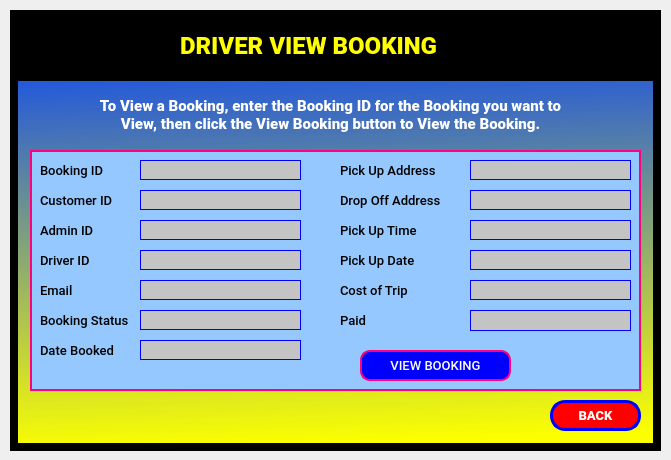
<?xml version="1.0" encoding="UTF-8"?>
<ui version="4.0">
 <class>driverViewBookingScreen_Dialog</class>
 <widget class="QDialog" name="driverViewBookingScreen_Dialog">
  <property name="geometry">
   <rect>
    <x>0</x>
    <y>0</y>
    <width>671</width>
    <height>460</height>
   </rect>
  </property>
  <property name="windowTitle">
   <string>Dialog</string>
  </property>
  <widget class="QWidget" name="driverViewBookingScreen" native="true">
   <property name="geometry">
    <rect>
     <x>10</x>
     <y>10</y>
     <width>651</width>
     <height>441</height>
    </rect>
   </property>
   <property name="styleSheet">
    <string notr="true">border: 8px solid black;
background-color:qlineargradient(spread:pad, x1:0.0511364, y1:1, x2:0, y2:0, stop:0 rgba(251, 255, 0, 255), stop:0.98 rgba(0, 61, 255, 255), stop:1 rgba(0, 0, 0, 0));
</string>
   </property>
   <widget class="QLabel" name="view_txt">
    <property name="geometry">
     <rect>
      <x>170</x>
      <y>10</y>
      <width>301</width>
      <height>51</height>
     </rect>
    </property>
    <property name="styleSheet">
     <string notr="true">font-family: Roboto;
font-style: normal;
font-weight: 900;
font-size: 24px;
border: none;
background-color: none;
color: yellow;
</string>
    </property>
    <property name="text">
     <string>DRIVER VIEW BOOKING</string>
    </property>
   </widget>
   <widget class="QPushButton" name="backBtn">
    <property name="geometry">
     <rect>
      <x>540</x>
      <y>390</y>
      <width>91</width>
      <height>31</height>
     </rect>
    </property>
    <property name="styleSheet">
     <string notr="true">background: red;
border: 3px solid blue;
box-sizing: border-box;
border-radius: 15px;
font-family: Roboto;
font-style: normal;
font-weight: 900;
font-size: 13px;
text-align: center;
color: white;</string>
    </property>
    <property name="text">
     <string>BACK</string>
    </property>
   </widget>
   <widget class="QLabel" name="label">
    <property name="geometry">
     <rect>
      <x>0</x>
      <y>0</y>
      <width>651</width>
      <height>71</height>
     </rect>
    </property>
    <property name="styleSheet">
     <string notr="true">background-color: black;
border-bottom: 2px solid black;</string>
    </property>
    <property name="text">
     <string/>
    </property>
   </widget>
   <widget class="QLabel" name="dateBookedLabel">
    <property name="geometry">
     <rect>
      <x>30</x>
      <y>330</y>
      <width>91</width>
      <height>21</height>
     </rect>
    </property>
    <property name="styleSheet">
     <string notr="true">font-family: Roboto;
font-style:normal;
font-weight:500;
font-size: 13px;
text-align: center;
color: #000000;
border: none;
background-color: none;</string>
    </property>
    <property name="text">
     <string>Date Booked</string>
    </property>
   </widget>
   <widget class="QLabel" name="dropOffAddresslLabel">
    <property name="geometry">
     <rect>
      <x>330</x>
      <y>180</y>
      <width>121</width>
      <height>21</height>
     </rect>
    </property>
    <property name="styleSheet">
     <string notr="true">font-family: Roboto;
font-style:normal;
font-weight:500;
font-size: 13px;
text-align: center;
color: #000000;
border: none;
background-color: none;</string>
    </property>
    <property name="text">
     <string>Drop Off Address</string>
    </property>
   </widget>
   <widget class="QLabel" name="pickUpDateLabel">
    <property name="geometry">
     <rect>
      <x>330</x>
      <y>240</y>
      <width>91</width>
      <height>21</height>
     </rect>
    </property>
    <property name="styleSheet">
     <string notr="true">font-family: Roboto;
font-style:normal;
font-weight:500;
font-size: 13px;
text-align: center;
color: #000000;
border: none;
background-color: none;</string>
    </property>
    <property name="text">
     <string>Pick Up Date</string>
    </property>
   </widget>
   <widget class="QLabel" name="pickUpAddressLabel">
    <property name="geometry">
     <rect>
      <x>330</x>
      <y>150</y>
      <width>111</width>
      <height>21</height>
     </rect>
    </property>
    <property name="styleSheet">
     <string notr="true">font-family: Roboto;
font-style:normal;
font-weight:500;
font-size: 13px;
text-align: center;
color: #000000;
border: none;
background-color: none;</string>
    </property>
    <property name="text">
     <string>Pick Up Address</string>
    </property>
   </widget>
   <widget class="QLabel" name="pickUpTimeLabel">
    <property name="geometry">
     <rect>
      <x>330</x>
      <y>210</y>
      <width>101</width>
      <height>21</height>
     </rect>
    </property>
    <property name="styleSheet">
     <string notr="true">font-family: Roboto;
font-style:normal;
font-weight:500;
font-size: 13px;
text-align: center;
color: #000000;
border: none;
background-color: none;</string>
    </property>
    <property name="text">
     <string>Pick Up Time</string>
    </property>
   </widget>
   <widget class="QLineEdit" name="driverIdLineEdit">
    <property name="geometry">
     <rect>
      <x>130</x>
      <y>240</y>
      <width>161</width>
      <height>20</height>
     </rect>
    </property>
    <property name="styleSheet">
     <string notr="true">background: #C4C4C4;
border: 1px solid blue;</string>
    </property>
   </widget>
   <widget class="QLineEdit" name="adminIdLineEdit">
    <property name="geometry">
     <rect>
      <x>130</x>
      <y>210</y>
      <width>161</width>
      <height>20</height>
     </rect>
    </property>
    <property name="styleSheet">
     <string notr="true">background: #C4C4C4;
border: 1px solid blue;</string>
    </property>
   </widget>
   <widget class="QLabel" name="blueBackground">
    <property name="geometry">
     <rect>
      <x>20</x>
      <y>140</y>
      <width>611</width>
      <height>241</height>
     </rect>
    </property>
    <property name="styleSheet">
     <string notr="true">border: 2px solid rgb(255, 0, 127);
background-color: rgb(149, 200, 255);</string>
    </property>
    <property name="text">
     <string/>
    </property>
   </widget>
   <widget class="QLabel" name="viewSlogan">
    <property name="geometry">
     <rect>
      <x>50</x>
      <y>80</y>
      <width>541</width>
      <height>51</height>
     </rect>
    </property>
    <property name="styleSheet">
     <string notr="true">font-family: Roboto;
font-style: normal;
font-weight: 900;
font-size: 15px;
text-align: center;
border: none;
color: white;
background-color: none;</string>
    </property>
    <property name="text">
     <string>&lt;html&gt;&lt;head/&gt;&lt;body&gt;&lt;p align=&quot;center&quot;&gt;To View a Booking, enter the Booking ID for the Booking you want to&lt;br/&gt; View, then click the View Booking button to View the Booking.&lt;/p&gt;&lt;/body&gt;&lt;/html&gt;</string>
    </property>
   </widget>
   <widget class="QLineEdit" name="bookingStatusLineEdit">
    <property name="geometry">
     <rect>
      <x>130</x>
      <y>300</y>
      <width>161</width>
      <height>20</height>
     </rect>
    </property>
    <property name="styleSheet">
     <string notr="true">background: #C4C4C4;
border: 1px solid blue;</string>
    </property>
   </widget>
   <widget class="QLineEdit" name="emailLineEdit">
    <property name="geometry">
     <rect>
      <x>130</x>
      <y>270</y>
      <width>161</width>
      <height>20</height>
     </rect>
    </property>
    <property name="styleSheet">
     <string notr="true">background: #C4C4C4;
border: 1px solid blue;</string>
    </property>
   </widget>
   <widget class="QLineEdit" name="customerIdLineEdit">
    <property name="geometry">
     <rect>
      <x>130</x>
      <y>180</y>
      <width>161</width>
      <height>20</height>
     </rect>
    </property>
    <property name="styleSheet">
     <string notr="true">background: #C4C4C4;
border: 1px solid blue;</string>
    </property>
   </widget>
   <widget class="QLabel" name="bookingIdLabel">
    <property name="geometry">
     <rect>
      <x>30</x>
      <y>150</y>
      <width>91</width>
      <height>21</height>
     </rect>
    </property>
    <property name="styleSheet">
     <string notr="true">font-family: Roboto;
font-style:normal;
font-weight:500;
font-size: 13px;
text-align: center;
color: #000000;
border: none;
background-color: none;</string>
    </property>
    <property name="text">
     <string>Booking ID</string>
    </property>
   </widget>
   <widget class="QLineEdit" name="bookingIdLineEdit">
    <property name="geometry">
     <rect>
      <x>130</x>
      <y>150</y>
      <width>161</width>
      <height>20</height>
     </rect>
    </property>
    <property name="styleSheet">
     <string notr="true">background: #C4C4C4;
border: 1px solid blue;</string>
    </property>
   </widget>
   <widget class="QLineEdit" name="pickUpAddressLineEdit">
    <property name="geometry">
     <rect>
      <x>460</x>
      <y>150</y>
      <width>161</width>
      <height>20</height>
     </rect>
    </property>
    <property name="styleSheet">
     <string notr="true">background: #C4C4C4;
border: 1px solid blue;</string>
    </property>
   </widget>
   <widget class="QLineEdit" name="dropOffAddressLineEdit">
    <property name="geometry">
     <rect>
      <x>460</x>
      <y>180</y>
      <width>161</width>
      <height>20</height>
     </rect>
    </property>
    <property name="styleSheet">
     <string notr="true">background: #C4C4C4;
border: 1px solid blue;</string>
    </property>
   </widget>
   <widget class="QLineEdit" name="dateBookedLineEdit">
    <property name="geometry">
     <rect>
      <x>130</x>
      <y>330</y>
      <width>161</width>
      <height>20</height>
     </rect>
    </property>
    <property name="styleSheet">
     <string notr="true">background: #C4C4C4;
border: 1px solid blue;</string>
    </property>
   </widget>
   <widget class="QLineEdit" name="pickUpTimeLineEdit">
    <property name="geometry">
     <rect>
      <x>460</x>
      <y>210</y>
      <width>161</width>
      <height>20</height>
     </rect>
    </property>
    <property name="styleSheet">
     <string notr="true">background: #C4C4C4;
border: 1px solid blue;</string>
    </property>
   </widget>
   <widget class="QLineEdit" name="costOfTripLineEdit">
    <property name="geometry">
     <rect>
      <x>460</x>
      <y>270</y>
      <width>161</width>
      <height>20</height>
     </rect>
    </property>
    <property name="styleSheet">
     <string notr="true">background: #C4C4C4;
border: 1px solid blue;</string>
    </property>
   </widget>
   <widget class="QLineEdit" name="pickUpDateLineEdit">
    <property name="geometry">
     <rect>
      <x>460</x>
      <y>240</y>
      <width>161</width>
      <height>20</height>
     </rect>
    </property>
    <property name="styleSheet">
     <string notr="true">background: #C4C4C4;
border: 1px solid blue;</string>
    </property>
   </widget>
   <widget class="QLineEdit" name="paidLineEdit">
    <property name="geometry">
     <rect>
      <x>460</x>
      <y>300</y>
      <width>161</width>
      <height>21</height>
     </rect>
    </property>
    <property name="styleSheet">
     <string notr="true">background: #C4C4C4;
border: 1px solid blue;</string>
    </property>
   </widget>
   <widget class="QLabel" name="customerIdLabel">
    <property name="geometry">
     <rect>
      <x>30</x>
      <y>180</y>
      <width>91</width>
      <height>21</height>
     </rect>
    </property>
    <property name="styleSheet">
     <string notr="true">font-family: Roboto;
font-style:normal;
font-weight:500;
font-size: 13px;
text-align: center;
color: #000000;
border: none;
background-color: none;</string>
    </property>
    <property name="text">
     <string>Customer ID</string>
    </property>
   </widget>
   <widget class="QLabel" name="bookingStatusLabel">
    <property name="geometry">
     <rect>
      <x>30</x>
      <y>300</y>
      <width>101</width>
      <height>21</height>
     </rect>
    </property>
    <property name="styleSheet">
     <string notr="true">font-family: Roboto;
font-style:normal;
font-weight:500;
font-size: 13px;
text-align: center;
color: #000000;
border: none;
background-color: none;</string>
    </property>
    <property name="text">
     <string>Booking Status</string>
    </property>
   </widget>
   <widget class="QLabel" name="emailLabel">
    <property name="geometry">
     <rect>
      <x>30</x>
      <y>270</y>
      <width>41</width>
      <height>21</height>
     </rect>
    </property>
    <property name="styleSheet">
     <string notr="true">font-family: Roboto;
font-style:normal;
font-weight:500;
font-size: 13px;
text-align: center;
color: #000000;
border: none;
background-color: none;</string>
    </property>
    <property name="text">
     <string>Email</string>
    </property>
   </widget>
   <widget class="QLabel" name="costOfTripLabel">
    <property name="geometry">
     <rect>
      <x>330</x>
      <y>270</y>
      <width>91</width>
      <height>21</height>
     </rect>
    </property>
    <property name="styleSheet">
     <string notr="true">font-family: Roboto;
font-style:normal;
font-weight:500;
font-size: 13px;
text-align: center;
color: #000000;
border: none;
background-color: none;</string>
    </property>
    <property name="text">
     <string>Cost of Trip</string>
    </property>
   </widget>
   <widget class="QLabel" name="driverIdLabel">
    <property name="geometry">
     <rect>
      <x>30</x>
      <y>240</y>
      <width>71</width>
      <height>21</height>
     </rect>
    </property>
    <property name="styleSheet">
     <string notr="true">font-family: Roboto;
font-style:normal;
font-weight:500;
font-size: 13px;
text-align: center;
color: #000000;
border: none;
background-color: none;</string>
    </property>
    <property name="text">
     <string>Driver ID</string>
    </property>
   </widget>
   <widget class="QLabel" name="adminIdLabel">
    <property name="geometry">
     <rect>
      <x>30</x>
      <y>210</y>
      <width>71</width>
      <height>21</height>
     </rect>
    </property>
    <property name="styleSheet">
     <string notr="true">font-family: Roboto;
font-style:normal;
font-weight:500;
font-size: 13px;
text-align: center;
color: #000000;
border: none;
background-color: none;</string>
    </property>
    <property name="text">
     <string>Admin ID</string>
    </property>
   </widget>
   <widget class="QLabel" name="paidLabel">
    <property name="geometry">
     <rect>
      <x>330</x>
      <y>300</y>
      <width>31</width>
      <height>21</height>
     </rect>
    </property>
    <property name="styleSheet">
     <string notr="true">font-family: Roboto;
font-style:normal;
font-weight:500;
font-size: 13px;
text-align: center;
color: #000000;
border: none;
background-color: none;</string>
    </property>
    <property name="text">
     <string>Paid</string>
    </property>
   </widget>
   <widget class="QPushButton" name="viewBookingBtn">
    <property name="geometry">
     <rect>
      <x>350</x>
      <y>340</y>
      <width>151</width>
      <height>31</height>
     </rect>
    </property>
    <property name="styleSheet">
     <string notr="true">background: blue;
border: 2px solid rgb(255, 0, 127);
box-sizing: border-box;
border-radius: 10px;
font-family: Roboto;
font-style: normal;
font-weight:500;
font-size: 13px;
text-align: center;
color: white;</string>
    </property>
    <property name="text">
     <string>VIEW BOOKING</string>
    </property>
   </widget>
   <widget class="QLabel" name="logo">
    <property name="geometry">
     <rect>
      <x>30</x>
      <y>10</y>
      <width>51</width>
      <height>51</height>
     </rect>
    </property>
    <property name="styleSheet">
     <string notr="true">background-color: none;
border: none;</string>
    </property>
    <property name="text">
     <string/>
    </property>
    <property name="pixmap">
     <pixmap>../Sketch imgs/official-taxi-logo.png</pixmap>
    </property>
    <property name="scaledContents">
     <bool>true</bool>
    </property>
   </widget>
   <widget class="QLabel" name="logo_2">
    <property name="geometry">
     <rect>
      <x>30</x>
      <y>390</y>
      <width>81</width>
      <height>31</height>
     </rect>
    </property>
    <property name="styleSheet">
     <string notr="true">background-color: none;
border: none;</string>
    </property>
    <property name="text">
     <string/>
    </property>
    <property name="pixmap">
     <pixmap>../Sketch imgs/eye.png</pixmap>
    </property>
    <property name="scaledContents">
     <bool>true</bool>
    </property>
   </widget>
   <zorder>blueBackground</zorder>
   <zorder>label</zorder>
   <zorder>backBtn</zorder>
   <zorder>view_txt</zorder>
   <zorder>dateBookedLabel</zorder>
   <zorder>dropOffAddresslLabel</zorder>
   <zorder>pickUpDateLabel</zorder>
   <zorder>pickUpAddressLabel</zorder>
   <zorder>pickUpTimeLabel</zorder>
   <zorder>driverIdLineEdit</zorder>
   <zorder>adminIdLineEdit</zorder>
   <zorder>viewSlogan</zorder>
   <zorder>bookingStatusLineEdit</zorder>
   <zorder>emailLineEdit</zorder>
   <zorder>customerIdLineEdit</zorder>
   <zorder>bookingIdLabel</zorder>
   <zorder>bookingIdLineEdit</zorder>
   <zorder>pickUpAddressLineEdit</zorder>
   <zorder>dropOffAddressLineEdit</zorder>
   <zorder>dateBookedLineEdit</zorder>
   <zorder>pickUpTimeLineEdit</zorder>
   <zorder>costOfTripLineEdit</zorder>
   <zorder>pickUpDateLineEdit</zorder>
   <zorder>paidLineEdit</zorder>
   <zorder>customerIdLabel</zorder>
   <zorder>bookingStatusLabel</zorder>
   <zorder>emailLabel</zorder>
   <zorder>costOfTripLabel</zorder>
   <zorder>driverIdLabel</zorder>
   <zorder>adminIdLabel</zorder>
   <zorder>paidLabel</zorder>
   <zorder>viewBookingBtn</zorder>
   <zorder>logo</zorder>
   <zorder>logo_2</zorder>
  </widget>
 </widget>
 <resources/>
 <connections/>
</ui>
